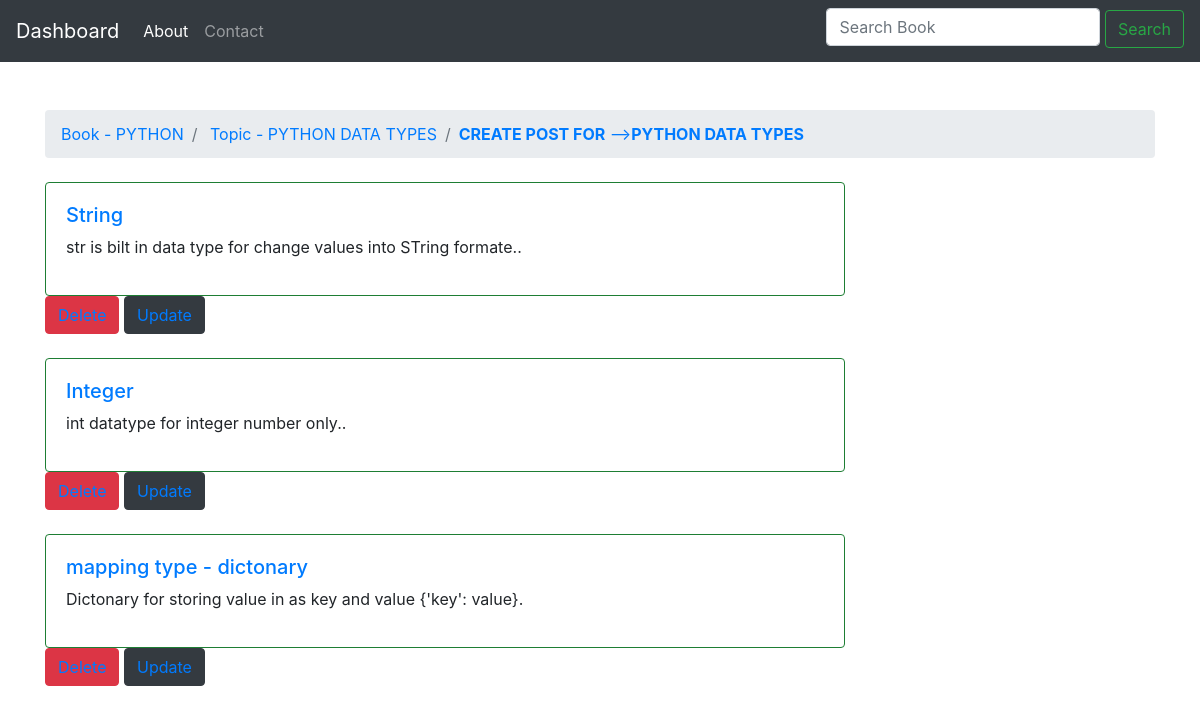
/20/home/post/, run on the app's committed database.
### BookApp/models.py (models this page shows, shortened)
class Topic(models.Model):
    topic_name = models.CharField(max_length=255, verbose_name='Subject Name')
    description = models.CharField(max_length=255, verbose_name='Topic Description')
    book = models.ForeignKey(Book1, verbose_name='book fk', related_name='topics',
                                related_query_name='topic', on_delete=models.CASCADE)

class Book1(models.Model):
    book_name = models.CharField(max_length=255, verbose_name='Book Name')
    description = models.CharField(max_length=255, verbose_name='Book Description')

class Post(models.Model):
    heading = models.CharField(max_length=255)
    content = models.TextField()
    topic = models.ForeignKey(Topic, verbose_name='topic fk', related_name='posts',
                              related_query_name='post', on_delete=models.CASCADE)

### BookApp/views.py (the view)
# urls.py: url(r'^(?P<pk>\d+)/home/post/$', views.post_view, name='post'),
def post_view(request, pk):
    topic = get_object_or_404(Topic, pk=pk)
    post = topic.posts.all()
    return render(request, 'Book_pages/post_page.html', {'post_all':post, 'topic':topic})

### BookApp/templates/Book_pages/post_page.html
{% extends 'base.html' %}
{% block body %}
<br>
      <ol class="breadcrumb my-4">
        <li class="breadcrumb-item active"><a href="{% url 'home' %}"> Book - {{ topic.book.book_name.upper }} </a></li>
        <li class="breadcrumb-item active"><a href="{% url 'topic' topic.book.pk %}"> Topic - {{ topic.topic_name.upper }} </a></li>
          <li class="breadcrumb-item active"><a href="{% url 'create_post' topic.pk %}"><b>CREATE POST FOR</b> --><b>{{ topic.topic_name.upper }} </b></a></li>
      </ol>
    {% for post1 in post_all %}
        <div class="card" style="width: 50rem; border-color: #1e7e34">
          <div class="card-body">
            <h5 class="text-primary"> {{ post1.heading }} </h5>
            <p class="text-black">{{ post1.content }}.</p>
          </div>
        </div>
        <div class="btn btn-danger" type="submit" style="float: inside"><a href="{% url 'delete_post' post1.pk %}"> Delete </a></div>
        <div class="btn btn-dark" type="submit" style="float: inside"><a href="{% url 'update_post' post1.pk %}"> Update </a></div><br>
        <br>
    {% endfor %}
{% endblock %}

### data on the page
Topic: book.book_name "PYTHON", topic_name "PYTHON DATA TYPES"
Post: heading "String", content "str is bilt in data type for change values into STring formate."
Post: heading "Integer", content "int datatype for integer number only."
Post: heading "mapping type - dictonary", content "Dictonary for storing value in as key and value {'key': value}"
